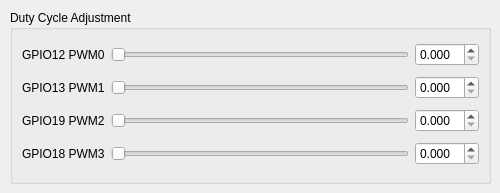
      <widget class="QWidget" name="tab3_ParameterTesting">
       <attribute name="title">
        <string>Parameter Testing</string>
       </attribute>
       <widget class="QGroupBox" name="groupBox">
        <property name="geometry">
         <rect>
          <x>10</x>
          <y>10</y>
          <width>481</width>
          <height>174</height>
         </rect>
        </property>
        <property name="title">
         <string>Duty Cycle Adjustment</string>
        </property>
        <layout class="QVBoxLayout" name="verticalLayout_6">
         <item>
          <layout class="QHBoxLayout" name="horizontalLayout_9">
           <item>
            <widget class="QLabel" name="label_P12PWM0">
             <property name="text">
              <string>GPIO12 PWM0</string>
             </property>
            </widget>
           </item>
           <item>
            <widget class="QSlider" name="horizontalSlider_P12PWM0">
             <property name="maximum">
              <number>255</number>
             </property>
             <property name="orientation">
              <enum>Qt::Horizontal</enum>
             </property>
            </widget>
           </item>
           <item>
            <widget class="QDoubleSpinBox" name="doubleSpinBox_P12PWM0">
             <property name="decimals">
              <number>3</number>
             </property>
             <property name="singleStep">
              <double>0.010000000000000</double>
             </property>
            </widget>
           </item>
          </layout>
         </item>
         <item>
          <layout class="QHBoxLayout" name="horizontalLayout_8">
           <item>
            <widget class="QLabel" name="label_P13PWM1">
             <property name="text">
              <string>GPIO13 PWM1</string>
             </property>
            </widget>
           </item>
           <item>
            <widget class="QSlider" name="horizontalSlider_P13PWM1">
             <property name="maximum">
              <number>255</number>
             </property>
             <property name="orientation">
              <enum>Qt::Horizontal</enum>
             </property>
             <property name="invertedAppearance">
              <bool>false</bool>
             </property>
             <property name="invertedControls">
              <bool>false</bool>
             </property>
            </widget>
           </item>
           <item>
            <widget class="QDoubleSpinBox" name="doubleSpinBox_P13PWM1">
             <property name="decimals">
              <number>3</number>
             </property>
             <property name="singleStep">
              <double>0.010000000000000</double>
             </property>
            </widget>
           </item>
          </layout>
         </item>
         <item>
          <layout class="QHBoxLayout" name="horizontalLayout_10">
           <item>
            <widget class="QLabel" name="label_P19PWM2">
             <property name="text">
              <string>GPIO19 PWM2</string>
             </property>
            </widget>
           </item>
           <item>
            <widget class="QSlider" name="horizontalSlider_P19PWM2">
             <property name="maximum">
              <number>255</number>
             </property>
             <property name="orientation">
              <enum>Qt::Horizontal</enum>
             </property>
            </widget>
           </item>
           <item>
            <widget class="QDoubleSpinBox" name="doubleSpinBox_P19PWM2">
             <property name="decimals">
              <number>3</number>
             </property>
             <property name="singleStep">
              <double>0.010000000000000</double>
             </property>
            </widget>
           </item>
          </layout>
         </item>
         <item>
          <layout class="QHBoxLayout" name="horizontalLayout_11">
           <item>
            <widget class="QLabel" name="label_P18PWM3">
             <property name="text">
              <string>GPIO18 PWM3</string>
             </property>
            </widget>
           </item>
           <item>
            <widget class="QSlider" name="horizontalSlider_P18PWM3">
             <property name="maximum">
              <number>255</number>
             </property>
             <property name="orientation">
              <enum>Qt::Horizontal</enum>
             </property>
            </widget>
           </item>
           <item>
            <widget class="QDoubleSpinBox" name="doubleSpinBox_P18PWM3">
             <property name="decimals">
              <number>3</number>
             </property>
             <property name="singleStep">
              <double>0.010000000000000</double>
             </property>
            </widget>
           </item>
          </layout>
         </item>
        </layout>
       </widget>
      </widget>
